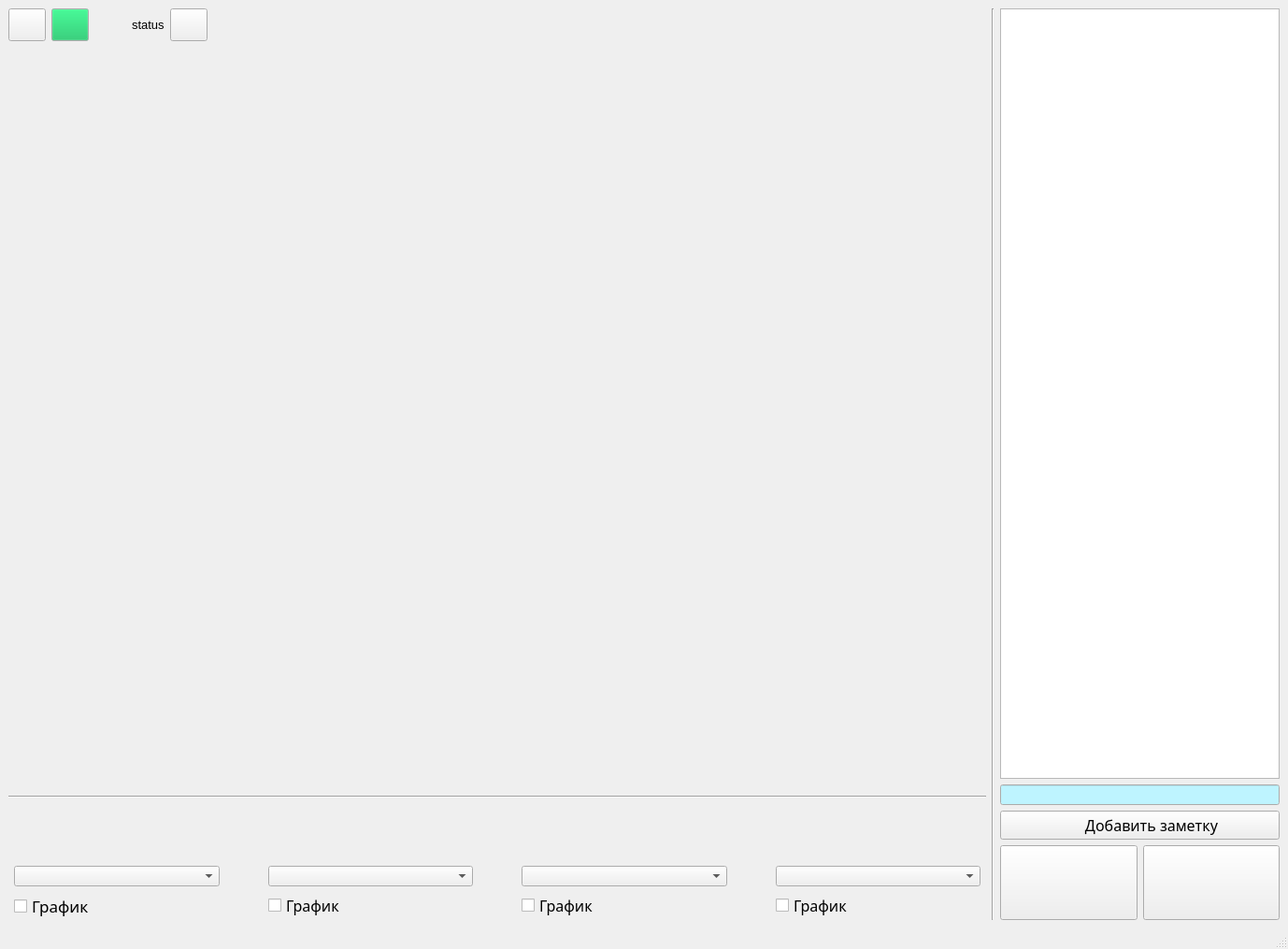
<?xml version="1.0" encoding="UTF-8"?>
<ui version="4.0">
 <class>MainWindow</class>
 <widget class="QMainWindow" name="MainWindow">
  <property name="geometry">
   <rect>
    <x>0</x>
    <y>0</y>
    <width>1378</width>
    <height>1015</height>
   </rect>
  </property>
  <property name="mouseTracking">
   <bool>true</bool>
  </property>
  <property name="windowTitle">
   <string>MainWindow</string>
  </property>
  <widget class="QWidget" name="centralwidget">
   <property name="mouseTracking">
    <bool>true</bool>
   </property>
   <layout class="QGridLayout" name="gridLayout_3" columnstretch="7,0,2">
    <item row="0" column="2">
     <layout class="QVBoxLayout" name="verticalLayout_3" stretch="0,0,0,0">
      <item>
       <widget class="QTableWidget" name="tableWidget">
        <property name="baseSize">
         <size>
          <width>0</width>
          <height>900</height>
         </size>
        </property>
       </widget>
      </item>
      <item>
       <widget class="QLineEdit" name="lineEdit">
        <property name="palette">
         <palette>
          <active>
           <colorrole role="Base">
            <brush brushstyle="SolidPattern">
             <color alpha="255">
              <red>190</red>
              <green>244</green>
              <blue>255</blue>
             </color>
            </brush>
           </colorrole>
          </active>
          <inactive>
           <colorrole role="Base">
            <brush brushstyle="SolidPattern">
             <color alpha="255">
              <red>190</red>
              <green>244</green>
              <blue>255</blue>
             </color>
            </brush>
           </colorrole>
          </inactive>
          <disabled>
           <colorrole role="Base">
            <brush brushstyle="SolidPattern">
             <color alpha="255">
              <red>240</red>
              <green>240</green>
              <blue>240</blue>
             </color>
            </brush>
           </colorrole>
          </disabled>
         </palette>
        </property>
       </widget>
      </item>
      <item>
       <widget class="QPushButton" name="addNoteButton">
        <property name="font">
         <font>
          <family>Segoe UI Light</family>
          <pointsize>12</pointsize>
         </font>
        </property>
        <property name="text">
         <string>      Добавить заметку</string>
        </property>
        <property name="icon">
         <iconset resource="icons.qrc">
          <normaloff>:/new/icons1/img/free-icon-font-edit-3917361.png</normaloff>:/new/icons1/img/free-icon-font-edit-3917361.png</iconset>
        </property>
        <property name="iconSize">
         <size>
          <width>21</width>
          <height>21</height>
         </size>
        </property>
       </widget>
      </item>
      <item>
       <layout class="QHBoxLayout" name="horizontalLayout_7">
        <item>
         <widget class="QPushButton" name="startButton">
          <property name="minimumSize">
           <size>
            <width>80</width>
            <height>80</height>
           </size>
          </property>
          <property name="mouseTracking">
           <bool>true</bool>
          </property>
          <property name="toolTip">
           <string notr="true" comment="Начать запись показаний">Начать запись показаний</string>
          </property>
          <property name="toolTipDuration">
           <number>-1</number>
          </property>
          <property name="statusTip">
           <string/>
          </property>
          <property name="whatsThis">
           <string>начать измерения</string>
          </property>
          <property name="accessibleName">
           <string>екеке</string>
          </property>
          <property name="accessibleDescription">
           <string>нннен</string>
          </property>
          <property name="text">
           <string/>
          </property>
          <property name="icon">
           <iconset resource="icons.qrc">
            <normaloff>:/new/icons1/img/free-icon-font-play-alt-3914307.png</normaloff>:/new/icons1/img/free-icon-font-play-alt-3914307.png</iconset>
          </property>
          <property name="iconSize">
           <size>
            <width>45</width>
            <height>45</height>
           </size>
          </property>
         </widget>
        </item>
        <item>
         <widget class="QPushButton" name="stopButton">
          <property name="minimumSize">
           <size>
            <width>80</width>
            <height>80</height>
           </size>
          </property>
          <property name="toolTip">
           <string comment="Остановить и сохранить файл">Остановить и сохранить файл</string>
          </property>
          <property name="text">
           <string/>
          </property>
          <property name="icon">
           <iconset resource="icons.qrc">
            <normaloff>:/new/icons1/img/free-icon-font-stop-3917685.png</normaloff>:/new/icons1/img/free-icon-font-stop-3917685.png</iconset>
          </property>
          <property name="iconSize">
           <size>
            <width>45</width>
            <height>45</height>
           </size>
          </property>
         </widget>
        </item>
       </layout>
      </item>
     </layout>
    </item>
    <item row="0" column="0">
     <layout class="QVBoxLayout" name="verticalLayout" stretch="0,4,0,0">
      <item>
       <layout class="QHBoxLayout" name="horizontalLayout_2">
        <item>
         <layout class="QHBoxLayout" name="horizontalLayout" stretch="0,0,0,0,0,1">
          <item>
           <widget class="QPushButton" name="newFileButton">
            <property name="minimumSize">
             <size>
              <width>0</width>
              <height>35</height>
             </size>
            </property>
            <property name="toolTip">
             <string comment="Создать файл для сохранения измерений">Создать файл для сохранения измерений</string>
            </property>
            <property name="text">
             <string/>
            </property>
            <property name="icon">
             <iconset resource="icons.qrc">
              <normaloff>:/new/icons1/img/free-icon-font-add-document-3914213.png</normaloff>:/new/icons1/img/free-icon-font-add-document-3914213.png</iconset>
            </property>
            <property name="iconSize">
             <size>
              <width>35</width>
              <height>35</height>
             </size>
            </property>
           </widget>
          </item>
          <item>
           <widget class="QPushButton" name="pushButton">
            <property name="minimumSize">
             <size>
              <width>0</width>
              <height>35</height>
             </size>
            </property>
            <property name="palette">
             <palette>
              <active>
               <colorrole role="Button">
                <brush brushstyle="SolidPattern">
                 <color alpha="255">
                  <red>9</red>
                  <green>190</green>
                  <blue>93</blue>
                 </color>
                </brush>
               </colorrole>
              </active>
              <inactive>
               <colorrole role="Button">
                <brush brushstyle="SolidPattern">
                 <color alpha="255">
                  <red>9</red>
                  <green>190</green>
                  <blue>93</blue>
                 </color>
                </brush>
               </colorrole>
              </inactive>
              <disabled>
               <colorrole role="Button">
                <brush brushstyle="SolidPattern">
                 <color alpha="255">
                  <red>9</red>
                  <green>190</green>
                  <blue>93</blue>
                 </color>
                </brush>
               </colorrole>
              </disabled>
             </palette>
            </property>
            <property name="toolTip">
             <string comment="Экспорт графика в изображение ">Экспорт графика в изображение </string>
            </property>
            <property name="text">
             <string/>
            </property>
            <property name="icon">
             <iconset resource="icons.qrc">
              <normaloff>:/new/icons1/img/free-icon-font-jpg-3914265.png</normaloff>:/new/icons1/img/free-icon-font-jpg-3914265.png</iconset>
            </property>
            <property name="iconSize">
             <size>
              <width>35</width>
              <height>35</height>
             </size>
            </property>
           </widget>
          </item>
          <item>
           <spacer name="horizontalSpacer_3">
            <property name="orientation">
             <enum>Qt::Horizontal</enum>
            </property>
            <property name="sizeHint" stdset="0">
             <size>
              <width>40</width>
              <height>20</height>
             </size>
            </property>
           </spacer>
          </item>
          <item>
           <widget class="QLabel" name="portStatusLabel">
            <property name="font">
             <font>
              <family>Segoe UI</family>
              <pointsize>10</pointsize>
              <italic>false</italic>
              <bold>false</bold>
             </font>
            </property>
            <property name="text">
             <string>status</string>
            </property>
           </widget>
          </item>
          <item>
           <widget class="QPushButton" name="refreshCom">
            <property name="minimumSize">
             <size>
              <width>10</width>
              <height>35</height>
             </size>
            </property>
            <property name="toolTip">
             <string comment="Обновить список портов">Обновить список портов</string>
            </property>
            <property name="text">
             <string/>
            </property>
            <property name="icon">
             <iconset resource="icons.qrc">
              <normaloff>:/new/icons1/img/free-icon-font-refresh-3917293.png</normaloff>:/new/icons1/img/free-icon-font-refresh-3917293.png</iconset>
            </property>
            <property name="iconSize">
             <size>
              <width>25</width>
              <height>25</height>
             </size>
            </property>
           </widget>
          </item>
          <item>
           <spacer name="horizontalSpacer_4">
            <property name="orientation">
             <enum>Qt::Horizontal</enum>
            </property>
            <property name="sizeHint" stdset="0">
             <size>
              <width>40</width>
              <height>20</height>
             </size>
            </property>
           </spacer>
          </item>
         </layout>
        </item>
       </layout>
      </item>
      <item>
       <widget class="QCustomPlot" name="widget" native="true"/>
      </item>
      <item>
       <layout class="QHBoxLayout" name="horizontalLayout_3"/>
      </item>
      <item>
       <layout class="QGridLayout" name="gridLayout" columnstretch="0,3,0,3,0,3,0,3,0">
        <item row="3" column="3">
         <widget class="QCheckBox" name="checkGraph2">
          <property name="font">
           <font>
            <family>Segoe UI Light</family>
            <pointsize>12</pointsize>
           </font>
          </property>
          <property name="toolTip">
           <string comment="Отобразить на графике">Отобразить на графике</string>
          </property>
          <property name="text">
           <string>График</string>
          </property>
          <property name="icon">
           <iconset resource="icons.qrc">
            <normaloff>:/new/icons1/img/free-icon-font-stats-3916729.png</normaloff>:/new/icons1/img/free-icon-font-stats-3916729.png</iconset>
          </property>
         </widget>
        </item>
        <item row="1" column="3">
         <widget class="QLabel" name="Value2">
          <property name="font">
           <font>
            <family>Swis721 WGL4 BT</family>
            <pointsize>33</pointsize>
            <bold>true</bold>
           </font>
          </property>
          <property name="text">
           <string/>
          </property>
         </widget>
        </item>
        <item row="2" column="7">
         <widget class="QComboBox" name="combo4">
          <property name="toolTip">
           <string comment="Список датчиков">Список датчиков</string>
          </property>
         </widget>
        </item>
        <item row="1" column="1">
         <widget class="QLabel" name="Value1">
          <property name="font">
           <font>
            <family>Swis721 WGL4 BT</family>
            <pointsize>33</pointsize>
            <bold>true</bold>
           </font>
          </property>
          <property name="text">
           <string/>
          </property>
         </widget>
        </item>
        <item row="2" column="5">
         <widget class="QComboBox" name="combo3">
          <property name="toolTip">
           <string comment="Список датчиков">Список датчиков</string>
          </property>
         </widget>
        </item>
        <item row="1" column="7">
         <widget class="QLabel" name="Value4">
          <property name="font">
           <font>
            <family>Swis721 WGL4 BT</family>
            <pointsize>33</pointsize>
            <bold>true</bold>
           </font>
          </property>
          <property name="text">
           <string/>
          </property>
         </widget>
        </item>
        <item row="1" column="5">
         <widget class="QLabel" name="Value3">
          <property name="font">
           <font>
            <family>Swis721 WGL4 BT</family>
            <pointsize>33</pointsize>
            <bold>true</bold>
           </font>
          </property>
          <property name="text">
           <string/>
          </property>
         </widget>
        </item>
        <item row="2" column="3">
         <widget class="QComboBox" name="combo2">
          <property name="toolTip">
           <string comment="Список датчиков">Список датчиков</string>
          </property>
         </widget>
        </item>
        <item row="2" column="1">
         <widget class="QComboBox" name="combo1">
          <property name="toolTip">
           <string comment="Список датчиков">Список датчиков</string>
          </property>
         </widget>
        </item>
        <item row="1" column="2">
         <spacer name="horizontalSpacer">
          <property name="orientation">
           <enum>Qt::Horizontal</enum>
          </property>
          <property name="sizeHint" stdset="0">
           <size>
            <width>40</width>
            <height>20</height>
           </size>
          </property>
         </spacer>
        </item>
        <item row="0" column="0" colspan="9">
         <widget class="Line" name="line_6">
          <property name="orientation">
           <enum>Qt::Horizontal</enum>
          </property>
         </widget>
        </item>
        <item row="3" column="5">
         <widget class="QCheckBox" name="checkGraph3">
          <property name="font">
           <font>
            <family>Segoe UI Light</family>
            <pointsize>12</pointsize>
           </font>
          </property>
          <property name="toolTip">
           <string comment="Отобразить на графике">Отобразить на графике</string>
          </property>
          <property name="text">
           <string>График</string>
          </property>
          <property name="icon">
           <iconset resource="icons.qrc">
            <normaloff>:/new/icons1/img/free-icon-font-stats-3916729.png</normaloff>:/new/icons1/img/free-icon-font-stats-3916729.png</iconset>
          </property>
         </widget>
        </item>
        <item row="3" column="1">
         <widget class="QCheckBox" name="checkGraph1">
          <property name="font">
           <font>
            <family>Segoe UI Light</family>
            <pointsize>13</pointsize>
           </font>
          </property>
          <property name="toolTip">
           <string comment="Отобразить на графике">Отобразить на графике</string>
          </property>
          <property name="text">
           <string>График</string>
          </property>
          <property name="icon">
           <iconset resource="icons.qrc">
            <normaloff>:/new/icons1/img/free-icon-font-stats-3916729.png</normaloff>:/new/icons1/img/free-icon-font-stats-3916729.png</iconset>
          </property>
         </widget>
        </item>
        <item row="3" column="7">
         <widget class="QCheckBox" name="checkGraph4">
          <property name="font">
           <font>
            <family>Segoe UI Light</family>
            <pointsize>12</pointsize>
           </font>
          </property>
          <property name="toolTip">
           <string comment="Отобразить на графике">Отобразить на графике</string>
          </property>
          <property name="text">
           <string>График</string>
          </property>
          <property name="icon">
           <iconset resource="icons.qrc">
            <normaloff>:/new/icons1/img/free-icon-font-stats-3916729.png</normaloff>:/new/icons1/img/free-icon-font-stats-3916729.png</iconset>
          </property>
         </widget>
        </item>
        <item row="1" column="4">
         <spacer name="horizontalSpacer_2">
          <property name="orientation">
           <enum>Qt::Horizontal</enum>
          </property>
          <property name="sizeHint" stdset="0">
           <size>
            <width>40</width>
            <height>20</height>
           </size>
          </property>
         </spacer>
        </item>
        <item row="1" column="6">
         <spacer name="horizontalSpacer_5">
          <property name="orientation">
           <enum>Qt::Horizontal</enum>
          </property>
          <property name="sizeHint" stdset="0">
           <size>
            <width>40</width>
            <height>20</height>
           </size>
          </property>
         </spacer>
        </item>
       </layout>
      </item>
     </layout>
    </item>
    <item row="0" column="1">
     <widget class="Line" name="line_13">
      <property name="orientation">
       <enum>Qt::Vertical</enum>
      </property>
     </widget>
    </item>
   </layout>
  </widget>
  <widget class="QMenuBar" name="menubar">
   <property name="geometry">
    <rect>
     <x>0</x>
     <y>0</y>
     <width>1378</width>
     <height>21</height>
    </rect>
   </property>
  </widget>
  <widget class="QStatusBar" name="statusbar"/>
 </widget>
 <customwidgets>
  <customwidget>
   <class>QCustomPlot</class>
   <extends>QWidget</extends>
   <header>qcustomplot.h</header>
   <container>1</container>
  </customwidget>
 </customwidgets>
 <resources>
  <include location="icons.qrc"/>
 </resources>
 <connections/>
</ui>
